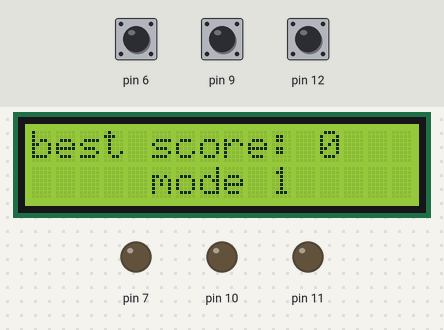
Recording of a sketch running on a simulated Arduino Uno, built with avr-gcc and run on an emulated ATmega328P. Parts: 16×2 character LCD, output pins drawn as LEDs (lit = HIGH). Dashed ring = blinking. The test bench sets the inputs (shaded band); at power-on: pin 9 HIGH, pin 12 HIGH, pin 6 HIGH. Random numbers use the default seed unless the sketch sets one; EEPROM starts erased; what the sketch prints to the serial monitor is not drawn.

Above: at 1.3 s.
1.4 s: pin 9 pulled LOW for 0.15 s
At 1.9 s:
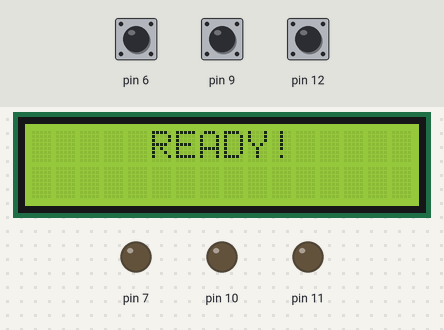
2.1 s: pin 12 pulled LOW for 1 s
At 3.5 s:
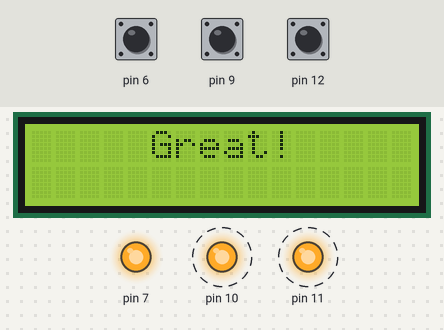
3.7 s: pin 6 pulled LOW for 3.2 s
At 5.6 s:
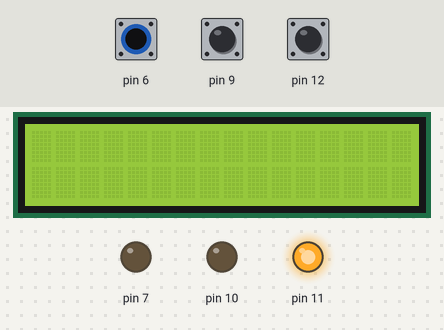
9.0 s: pin 6 pulsed LOW 5 times (0.12 s each, 0.3 s apart)
At 10.12 s:
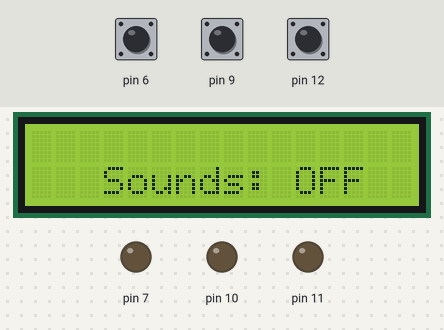
12.0 s: pin 9 pulled LOW for 1 s
At 13.0 s:
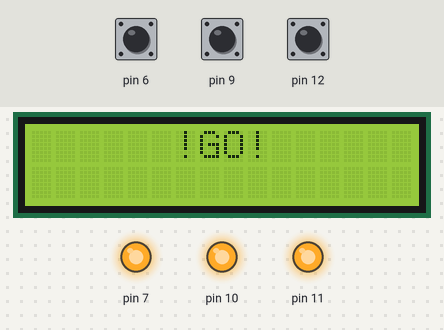
13.6 s: pin 6 pulled LOW for 0.15 s
At 14.7 s:
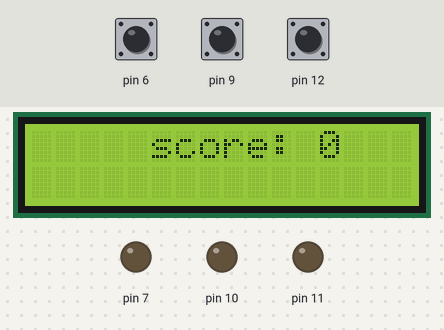
Timing chart, 0 to 16.2 s (numbered marks = the images above; inputs shaded):
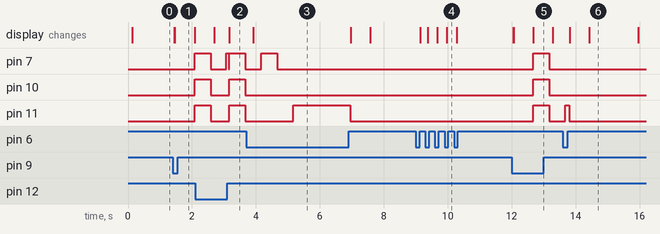

The sketch:

LEDGame.ino
```cpp
#include "./libraries/Button/Button.cpp"
#include "./libraries/LED/LED.cpp"
#include "./libraries/PIEZZO/PIEZZO.cpp"
#include "_texts.h"
#include "_sounds.h"

#include <LiquidCrystal_I2C.h>
#include <EEPROM.h>

#define _BASIC_LED_BLINK_TIME 500 //Переопределение для более удобного обращения
#define LED_BLINK_DELAY_TIME 500 //Задержка после мигания светодиодом

#define LED_BTN_COUNT 3 //Количество светодиодов (max = 8)
#define MAX_LEVEL 256//Максимальное количество уровней
#define MODES_COUNT 3 //Количество уровней
#define MIDDLE_BUTTON_IND LED_BTN_COUNT/2 //Средняя кнопка

//Пин Пьезо-элемента
#define PZ A1

//Пины светодиодов
#define RED_LED 7
#define YELLOW_LED 10
#define GREEN_LED 11

//Пины кнопок
#define RED_BTN 12
#define YELLOW_BTN 9
#define GREEN_BTN 6

#define NONE_LED_BTN 255  //Любое положительное число, кроме пинов под светодиоды и кнопоки

//Параметры дисплея
#define LCD_COLS 16
#define LCD_ROWS 2
#define LCD_ADDR 0x27

#define lcd_print(pstr) lcd.print((const __FlashStringHelper*)(pstr)) //Макрос для преобразования PROGMEM-строк в тип __FlashStringHelper*
                                                                      //для их правильного чтения и передачи в метод lcd.print()

#define LCD_CLEAR_TIME 750 //Время, после которого диспелей очищается
#define LCD_DELAY_TIME 610//Время задержки какого-либо кода после вывода текста на дисплей

#define BACK_DELAY_TIME 1500 //Время задержки перед возвращением в меню

#define  RANDOM_MAX_SEED 10000 //Максимальное значекние выбора "зерна" для рандомной последовательности мигания светодиодов

Button btns[LED_BTN_COUNT] = {RED_BTN, YELLOW_BTN, GREEN_BTN};
LED leds[LED_BTN_COUNT] = {RED_LED, YELLOW_LED, GREEN_LED};

LiquidCrystal_I2C lcd(LCD_ADDR, LCD_COLS, LCD_ROWS);

Piezzo pz(PZ);
bool is_snd_on = false;

Timer lcd_clear_tmr(LCD_CLEAR_TIME); //Нужен для очищения всего экрана через определённое время


#define INIT_EEPROM_ADDR 0 //Адрес памяти, которая будет отвечать за проверку на первую инициализацию
#define INIT_EEPROM_KEY 205 //Ключ проверки на первую инициализацию
#define EEPROM_SIZE EEPROM.length() //Размер EEPROM-памяти
uint16_t data_addr = INIT_EEPROM_ADDR + 1; //Адрес хранения пользовательской информации
//#define DATA_ADDR INIT_EEPROM_ADDR + 1 //Реализация хранения данных в одной области памяти

//Структура для хранения пользовательской информации в EEPROM-памяти
struct UserData
{
  uint32_t _rewrite_cnt; //Адрес области памяти, в которой будет записана пользовательская информация
  uint16_t b_scores[MODES_COUNT]; //массив для хранения лучших результатов в режимах
  bool sound : 1; //Флаг для включения/выключения игровых звуков
  bool _mem_check : 1; //Флаг для проверки, использовалась ли ранее указанная область памяти
} User;

#define USER_DATA_LENGTH sizeof(User) //Размер пользовательской информации.

bool _is_game = false; //Флаг для контроля игрового процесса

//Перечисление для хранения состояния всей игры
enum GameStates
{
  //### Игровые моды(должны стоять первыми и нумероваться от нуля) ###
  _game_mode1,
  _game_mode2,
  _game_mode3,
  //######

  //### Меню ###
  _menu_mode1,
  _menu_mode2,
  _menu_mode3,
  _menu_sound //Вкл./Выкл. звук
  //######
} State, LastState;


//####### IO-функции. Реализация находится в файле _io_tools.ino #######
void leds_btns_update();
void lcd_pz_update();
bool isHoldButton(const byte& btn_ind = NONE_LED_BTN);
byte getPressedButton(bool only_one = true);
byte randomSet(byte count = 1);
void blink(const byte& led_ind = NONE_LED_BTN);
void print_b_score(const byte& game_mode_ind);
void set_sound(Note* snd);
//##############


//####### Реализация изменения области памяти для хранения данных #######
//                          и нахождения её
void set_next_addr() //Меняем адрес записи на следующий
{
  data_addr += USER_DATA_LENGTH;

  if ((data_addr + USER_DATA_LENGTH) > EEPROM_SIZE) {data_addr = 0;} //Начинаем новый цикл
  if (data_addr == INIT_EEPROM_ADDR) {data_addr++;}
}

void get_data() //Находим текущую область памяти с данными
{
  uint32_t _cnt;

  while (true)
  {
    EEPROM.get(data_addr, User);
    _cnt = User._rewrite_cnt;

    EEPROM.get(data_addr+USER_DATA_LENGTH, User); //Получаем следущую область памяти хранения пользовательской информации

    if (_cnt > User._rewrite_cnt || User._mem_check) //Если новая область памяти имеет меньшее число перезаписей (текущая область последняя)
                                                     //или ещё не была использована ни разу
    {
      EEPROM.get(data_addr, User); //Оставляем текущую область памяти (так как это последняя перезапись)
      Serial.println(data_addr);

      return;
    }

    set_next_addr();
  }
}

void setup() {
  Serial.begin(9600);

  //####### Первая инициализация #######
  if (EEPROM.read(INIT_EEPROM_ADDR) != INIT_EEPROM_KEY)
  {
    for (int i = 0; i<EEPROM_SIZE; i++)
    {
      EEPROM.update(i, 255);
    }

    EEPROM.update(INIT_EEPROM_ADDR, INIT_EEPROM_KEY);

    for (byte _ind = 0; _ind < MODES_COUNT; _ind++)
    {
      User.b_scores[_ind] = 0;
    }
    User.sound = false;
    User._mem_check = 0;
    User._rewrite_cnt = 0;

    EEPROM.put(data_addr, User);
  }
  //##############

  get_data();
  //EEPROM.get(DATA_ADDR, User);

  lcd.init();
  lcd.backlight();

  State = _menu_mode1;
  LastState = _menu_sound; //Или любое другое состояние, кроме состояния State

  randomSeed(analogRead(A0));
}

void loop() {
  leds_btns_update();
  lcd_pz_update();

  switch (State)
  {
    case _game_mode1: game_mode1(); break;
    case _game_mode2: game_mode2(); break;
    case _game_mode3: game_mode3(); break;
    #if (LED_BTN_COUNT%2) //Если кнопок нечётное количество
    case _menu_mode1:
        if (LastState != State)
        {
            lcd.clear();
            lcd.setCursor(0, 0);
            lcd_print(_b_score);
            print_b_score(0);
            lcd.setCursor(0, 1);
            lcd_print(menu[0]);

            LastState = State;
        }

         if (btns[MIDDLE_BUTTON_IND].isClicked()) //Средняя кнопка
         {
           //set_sound(btn_click_snd);
            State = LastState = _game_mode1;
            _is_game = true;

            randomSeed(random(0, RANDOM_MAX_SEED));

            lcd.clear();
         }

        break;
    case _menu_mode2:
        if (LastState != State)
        {
            lcd.clear();
            lcd.setCursor(0, 0);
            lcd_print(_b_score);
            print_b_score(1);
            lcd.setCursor(0, 1);
            lcd_print(menu[1]);

            LastState = State;
        }

        if (btns[MIDDLE_BUTTON_IND].isClicked()) //Средняя кнопка
         {
           //set_sound(btn_click_snd);
            State = LastState = _game_mode2;
            _is_game = true;

            randomSeed(random(0, RANDOM_MAX_SEED));

            lcd.clear();
         }

        break;
    case _menu_mode3:
        if (LastState != State)
        {
            lcd.clear();
            lcd.setCursor(0, 0);
            lcd_print(_b_score);
            print_b_score(2);
            lcd.setCursor(0, 1);
            lcd_print(menu[2]);

            LastState = State;
        }

        if (btns[MIDDLE_BUTTON_IND].isClicked()) //Средняя кнопка
         {
           //set_sound(btn_click_snd);
            State = LastState = _game_mode3;
            _is_game = true;

            randomSeed(random(0, RANDOM_MAX_SEED));

            lcd.clear();
         }

        break;
    case _menu_sound:
        if (LastState != State || (is_snd_on != User.sound))
        {
            lcd.clear();
            lcd.setCursor(0, 1);
            lcd_print(menu[3]);
            lcd_print(sound_mode[User.sound]);

            is_snd_on = User.sound;
            LastState = State;
        }

        if (btns[MIDDLE_BUTTON_IND].isClicked()) //Средняя кнопка
         {
           //set_sound(btn_click_snd);
            User.sound = !User.sound;

            lcd.clear();
         }

        break;
    #else
    case _menu_mode1:
        if (LastState != State)
        {
            lcd.clear();
            lcd.setCursor(0, 0);
            lcd_print(_b_score);
            print_b_score(0);
            lcd.setCursor(0, 1);
            lcd_print(menu[0]);

            LastState = State;
        }

         if (btns[MIDDLE_BUTTON_IND].isClicked() || btns[MIDDLE_BUTTON_IND+1].isClicked()) //Средние кнопки
         {
           //set_sound(btn_click_snd);
            State = LastState = _game_mode1;
            _is_game = true;

            lcd.clear();
         }

        break;
    case _menu_mode2:
        if (LastState != State)
        {
            lcd.clear();
            lcd.setCursor(0, 0);
            lcd_print(_b_score);
            print_b_score(1);
            lcd.setCursor(0, 1);
            lcd_print(menu[1]);

            LastState = State;
        }

        if (btns[MIDDLE_BUTTON_IND].isClicked() || btns[MIDDLE_BUTTON_IND+1].isClicked()) //Средние кнопки
         {
           //set_sound(btn_click_snd);
            State = LastState = _game_mode2;
            _is_game = true;

            lcd.clear();
         }

        break;
    case _menu_mode3:
        if (LastState != State)
        {
            lcd.clear();
            lcd.setCursor(0, 0);
            lcd_print(_b_score);
            print_b_score(2);
            lcd.setCursor(0, 1);
            lcd_print(menu[2]);

            LastState = State;
        }

        if (btns[MIDDLE_BUTTON_IND].isClicked() || btns[MIDDLE_BUTTON_IND+1].isClicked()) //Средние кнопки
         {
           //set_sound(btn_click_snd);
            State = LastState = _game_mode3;
            _is_game = true;

            lcd.clear();
         }

        break;
    case _menu_sound:
        if (LastState != State || (is_snd_on != User.sound))
        {
            lcd.clear();
            lcd.setCursor(0, 1);
            lcd_print(menu[3]);
            lcd_print(sound_mode[User.sound]);

            is_snd_on = User.sound;
            LastState = State;
        }

        if (btns[MIDDLE_BUTTON_IND].isClicked() || btns[MIDDLE_BUTTON_IND+1].isClicked()) //Средние кнопки
         {
           //set_sound(btn_click_snd);
            User.sound = !User.sound;

            lcd.clear();
         }

        break;
    #endif
  }

  if (!_is_game)
  {
    if (btns[0].isClicked()) //Первая кнопка
    {
       set_sound(btn_click_snd);
      State = State - 1;
      if (_menu_mode1 > State) {State = _menu_sound;}
    }
    else if (btns[LED_BTN_COUNT-1].isClicked()) //Последняя кнопка
    {
       set_sound(btn_click_snd);
      State = State + 1;
      if (_menu_sound < State) {State = _menu_mode1;}
    }
  }

  if (isHoldButton() && _is_game) //Если зажаты все кнопки, то заканчиваем игру
  {
     _is_game = false;
  }
}


//####### Функция аппаратного прерывания, сработает при выключении устройства #######
void SetDataInterrupt() //При выключении устройства сохраняет пользовательскую информацию
{
  User._mem_check = 0; //Объявляем, что память была использована
  User._rewrite_cnt++;
  EEPROM.put(data_addr, User); //Записываем текущие данные в теущую область памяти

  set_next_addr(); //Переходим в следующую область памяти
  EEPROM.put(data_addr, User);
}
```

_io_tools.ino
```cpp
void leds_btns_update() {
  for (byte _ind = 0; _ind < LED_BTN_COUNT; _ind++)
  {
    leds[_ind].update();
    btns[_ind].update();
  }
}

void lcd_pz_update()
{
  pz.update();
  if (lcd_clear_tmr.ready())
  {
    lcd.clear();
    lcd_clear_tmr.stop();

    lcd_clear_tmr.setPeriod(LCD_CLEAR_TIME); //Если вдруг период был изменён
  }
}

byte randomSet(byte count = 1)
{
  byte _ans = 0;
  byte _place;

  while (count > 0)
  {
    _place = random(LED_BTN_COUNT);
    if (!bitRead(_ans, _place))
    {
      bitSet(_ans, _place);
      count--;
    }
  }

  return _ans;
}

void blink(const byte& led_ind = NONE_LED_BTN)
{
  if (led_ind == NONE_LED_BTN) //Если индекс светодиода не указан, то мигает всеми
  {
    for (byte _led_ind = 0; _led_ind < LED_BTN_COUNT; _led_ind++)
    {
      leds[_led_ind].blink();
    }

    return;
  }

  for (byte _led_ind = 0; _led_ind < LED_BTN_COUNT; _led_ind++)
   {
      if (bitRead(led_ind, _led_ind))
      {
          leds[_led_ind].blink();
      }
   }
}

void setState(const byte& led_ind = NONE_LED_BTN, bool state = HIGH)
{
  if (led_ind == NONE_LED_BTN) //Если индекс светодиода не указан, то мигает всеми
  {
    for (byte _led_ind = 0; _led_ind < LED_BTN_COUNT; _led_ind++)
    {
      leds[_led_ind].setState(state);
    }

    return;
  }

  for (byte _led_ind = 0; _led_ind < LED_BTN_COUNT; _led_ind++)
   {
    leds[_led_ind].setState(bitRead(led_ind, _led_ind)&state);
   }
}

bool isHoldButton(const byte& btn_ind = NONE_LED_BTN)
{
  if (btn_ind == NONE_LED_BTN) //Если индекс кнопки не указан, то проверяем, зажаты ли все кнопки
  {
    for (byte _btn_ind = 0; _btn_ind < LED_BTN_COUNT; _btn_ind++)
    {
      if (!btns[_btn_ind].isHolded()) {return false;}
    }

    return true;
  }

  return btns[btn_ind].isHolded();
}

byte getPressedButton(bool only_one = true)
{
  byte _ans;
  for (byte _btn_ind = 0; _btn_ind < LED_BTN_COUNT; _btn_ind++)
  {
    bitWrite(_ans, _btn_ind, btns[_btn_ind].isPressed());
    if (bitRead(_ans, _btn_ind) && only_one)
    {
      break;
    }
  }

  if (_ans == 0)
  {
      return NONE_LED_BTN;
  }

  return _ans;
}

void set_sound(Note* snd)
{
  if (User.sound)
  {
    pz.set_sound(snd);
    pz.play();
  }

    //tone(PZ, NOTE_A2, 100);
}

void print_b_score(const byte& game_mode_ind)
{
  lcd.print(User.b_scores[game_mode_ind]);
}
```

_sounds.h
```cpp
#include "pitches.h"

//Шаблон: Note [some_snd] = {{Нота, время проигрывания}, {Нота, время проигрывания}, ... , SND_END}

const Note win_sound[1]  = { SND_END };
const Note lose_sound[6] = { {NOTE_5, 150}, {NOTE_6, 150}, {NOTE_3, 150}, {NOTE_6, 250}, {NOTE_3, 550}, SND_END };
const Note start_sound[6]  = { {NOTE_10, 250}, {PAUSE_NOTE, 63}, {NOTE_10, 290}, {PAUSE_NOTE, 63},  {NOTE_15, 333}, SND_END };
const Note next_lvl_sound_basic[2]  = { {NOTE_10, 300}, SND_END };
const Note next_lvl_sound_special[2] = { {NOTE_15, 300}, SND_END };

const Note btn_click_snd[2]  = {{NOTE_10, 50}, SND_END};
const Note blink_sound[2] = {{NOTE_5, 500}, SND_END};
```

_texts.h
```cpp
#include <Arduino.h>

//########## Весь текст ##########
// Результаты
const char _score[] PROGMEM   =   "     score: ";
const char _b_score[] PROGMEM = "best score: ";
// Проигрышь
const char _lose[] PROGMEM    =     "  You've lost!  ";
// Победа
const char _win_1[] PROGMEM   =   "  Excellently!  ";
const char _win_2[] PROGMEM   =   "     Great!     ";
const char _win_3[] PROGMEM   =   "Congratulations!";
const char _win_4[] PROGMEM   =   "  You've won!!  ";
// Старт игры
const char _start_1[] PROGMEM = "     READY!     ";
const char _start_2[] PROGMEM = "      !GO!      ";
// Меню
const char _menu_1[] PROGMEM  =  "     mode 1     ";
const char _menu_2[] PROGMEM  =  "     mode 2     ";
const char _menu_3[] PROGMEM  =  "     mode 3     ";
const char _menu_4[] PROGMEM  =  "   Sounds: ";
//Звук
const char _sound_1[] PROGMEM =  "OFF";
const char _sound_2[] PROGMEM =  "ON";
//##########

const char* const menu[] = {_menu_1,
                            _menu_2,
                            _menu_3,
                            _menu_4};

const char* const final_win[] = {_win_3,
                                 _win_4};

const char* const start[] = { _start_1,
                             _start_2 };

const char* const lose[] = {_lose,
                            _score};

const char* const win[] = {_win_1,
                           _win_2};

const char* const sound_mode[] = {_sound_1,
                                  _sound_2};
```

pitches.h
```cpp
/*************************************************

Public Constants
*************************************************/
#define NOTE_3 3
#define NOTE_5 5
#define NOTE_6 6
#define NOTE_10 10
#define NOTE_15 15

#define PAUSE_NOTE 0

//#define NOTE_B0 31
//#define NOTE_C1 33
//#define NOTE_CS1 35
//#define NOTE_D1 37
//#define NOTE_DS1 39
//#define NOTE_E1 41
//#define NOTE_F1 44
//#define NOTE_FS1 46
//#define NOTE_G1 49
//#define NOTE_GS1 52
//#define NOTE_A1 55
//#define NOTE_AS1 58
//#define NOTE_B1 62
//#define NOTE_C2 65
//#define NOTE_CS2 69
//#define NOTE_D2 73
//#define NOTE_DS2 78
//#define NOTE_E2 82
//#define NOTE_F2 87
//#define NOTE_FS2 93
//#define NOTE_G2 98
//#define NOTE_GS2 104
//#define NOTE_A2 110
//#define NOTE_AS2 117
//#define NOTE_B2 123
//#define NOTE_C3 131
//#define NOTE_CS3 139
//#define NOTE_D3 147
//#define NOTE_DS3 156
//#define NOTE_E3 165
//#define NOTE_F3 175
//#define NOTE_FS3 185
//#define NOTE_G3 196
//#define NOTE_GS3 208
//#define NOTE_A3 220
//#define NOTE_AS3 233
//#define NOTE_B3 247
//#define NOTE_C4 262
//#define NOTE_CS4 277
//#define NOTE_D4 294
//#define NOTE_DS4 311
//#define NOTE_E4 330
//#define NOTE_F4 349
//#define NOTE_FS4 370
//#define NOTE_G4 392
//#define NOTE_GS4 415
//#define NOTE_A4 440
//#define NOTE_AS4 466
//#define NOTE_B4 494
//#define NOTE_C5 523
//#define NOTE_CS5 554
//#define NOTE_D5 587
//#define NOTE_DS5 622
//#define NOTE_E5 659
//#define NOTE_F5 698
//#define NOTE_FS5 740
//#define NOTE_G5 784
//#define NOTE_GS5 831
//#define NOTE_A5 880
//#define NOTE_AS5 932
//#define NOTE_B5 988
//#define NOTE_C6 1047
//#define NOTE_CS6 1109
//#define NOTE_D6 1175
//#define NOTE_DS6 1245
//#define NOTE_E6 1319
//#define NOTE_F6 1397
//#define NOTE_FS6 1480
//#define NOTE_G6 1568
//#define NOTE_GS6 1661
//#define NOTE_A6 1760
//#define NOTE_AS6 1865
//#define NOTE_B6 1976
//#define NOTE_C7 2093
//#define NOTE_CS7 2217
//#define NOTE_D7 2349
//#define NOTE_DS7 2489
//#define NOTE_E7 2637
//#define NOTE_F7 2794
//#define NOTE_FS7 2960
//#define NOTE_G7 3136
//#define NOTE_GS7 3322
//#define NOTE_A7 3520
//#define NOTE_AS7 3729
//#define NOTE_B7 3951
//#define NOTE_C8 4186
//#define NOTE_CS8 4435
//#define NOTE_D8 4699
//#define NOTE_DS8 4978
```

tools_io.ino
```cpp

```

Source omitted: modes.ino (10102 bytes)

Measured:
- after the input at 1.4 s, pin 7, pin 10, pin 11: LOW → HIGH after 0.68 s; the display: first changes after 0.05 s (image 1 shows a later state)
- after the input at 3.7 s, pin 11: LOW → HIGH after 1.5 s, → LOW 1.8 s later
- after the input at 12.0 s, pin 7, pin 10, pin 11: LOW → HIGH after 0.68 s, → LOW 0.50 s later; the display: first changes after 0.05 s (image 5 shows a later state)
- after the input at 13.6 s, pin 11: LOW → HIGH after 0.08 s, → LOW 0.12 s later; the display: first changes after 0.21 s (image 6 shows a later state)
- what the display in image 6 shows lasts 1.6 s, from 14.4 s to 16.0 s
